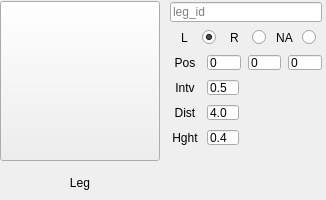
            <widget class="QWidget" name="legWidget" native="true">
             <property name="minimumSize">
              <size>
               <width>0</width>
               <height>200</height>
              </size>
             </property>
             <property name="maximumSize">
              <size>
               <width>16777215</width>
               <height>200</height>
              </size>
             </property>
             <layout class="QHBoxLayout" name="horizontalLayout_21">
              <property name="leftMargin">
               <number>0</number>
              </property>
              <property name="topMargin">
               <number>0</number>
              </property>
              <property name="rightMargin">
               <number>0</number>
              </property>
              <property name="bottomMargin">
               <number>0</number>
              </property>
              <item>
               <widget class="QWidget" name="legLeft" native="true">
                <property name="minimumSize">
                 <size>
                  <width>160</width>
                  <height>0</height>
                 </size>
                </property>
                <layout class="QVBoxLayout" name="verticalLayout_20">
                 <property name="leftMargin">
                  <number>0</number>
                 </property>
                 <property name="topMargin">
                  <number>0</number>
                 </property>
                 <property name="rightMargin">
                  <number>0</number>
                 </property>
                 <property name="bottomMargin">
                  <number>0</number>
                 </property>
                 <item>
                  <widget class="QPushButton" name="legThumb">
                   <property name="minimumSize">
                    <size>
                     <width>0</width>
                     <height>160</height>
                    </size>
                   </property>
                   <property name="text">
                    <string/>
                   </property>
                   <property name="icon">
                    <iconset>
                     <normaloff>leg.png</normaloff>leg.png</iconset>
                   </property>
                   <property name="iconSize">
                    <size>
                     <width>145</width>
                     <height>145</height>
                    </size>
                   </property>
                  </widget>
                 </item>
                 <item>
                  <widget class="QLabel" name="legLbl">
                   <property name="maximumSize">
                    <size>
                     <width>16777215</width>
                     <height>30</height>
                    </size>
                   </property>
                   <property name="text">
                    <string>Leg</string>
                   </property>
                   <property name="alignment">
                    <set>Qt::AlignCenter</set>
                   </property>
                  </widget>
                 </item>
                </layout>
               </widget>
              </item>
              <item>
               <widget class="QWidget" name="legRight" native="true">
                <property name="maximumSize">
                 <size>
                  <width>160</width>
                  <height>16777215</height>
                 </size>
                </property>
                <layout class="QVBoxLayout" name="verticalLayout_19">
                 <property name="spacing">
                  <number>0</number>
                 </property>
                 <property name="leftMargin">
                  <number>0</number>
                 </property>
                 <property name="topMargin">
                  <number>0</number>
                 </property>
                 <property name="rightMargin">
                  <number>0</number>
                 </property>
                 <property name="bottomMargin">
                  <number>0</number>
                 </property>
                 <item>
                  <widget class="QWidget" name="legID" native="true">
                   <property name="minimumSize">
                    <size>
                     <width>0</width>
                     <height>25</height>
                    </size>
                   </property>
                   <property name="maximumSize">
                    <size>
                     <width>16777215</width>
                     <height>30</height>
                    </size>
                   </property>
                   <layout class="QHBoxLayout" name="horizontalLayout_46">
                    <property name="spacing">
                     <number>1</number>
                    </property>
                    <property name="leftMargin">
                     <number>4</number>
                    </property>
                    <property name="topMargin">
                     <number>2</number>
                    </property>
                    <property name="rightMargin">
                     <number>4</number>
                    </property>
                    <property name="bottomMargin">
                     <number>2</number>
                    </property>
                    <item>
                     <widget class="QLineEdit" name="legIDEdit">
                      <property name="maximumSize">
                       <size>
                        <width>16777215</width>
                        <height>20</height>
                       </size>
                      </property>
                      <property name="placeholderText">
                       <string>leg_id</string>
                      </property>
                     </widget>
                    </item>
                   </layout>
                  </widget>
                 </item>
                 <item>
                  <widget class="QWidget" name="legSide" native="true">
                   <property name="minimumSize">
                    <size>
                     <width>0</width>
                     <height>25</height>
                    </size>
                   </property>
                   <property name="maximumSize">
                    <size>
                     <width>16777215</width>
                     <height>30</height>
                    </size>
                   </property>
                   <layout class="QHBoxLayout" name="horizontalLayout_47">
                    <property name="spacing">
                     <number>1</number>
                    </property>
                    <property name="leftMargin">
                     <number>2</number>
                    </property>
                    <property name="topMargin">
                     <number>4</number>
                    </property>
                    <property name="rightMargin">
                     <number>2</number>
                    </property>
                    <property name="bottomMargin">
                     <number>4</number>
                    </property>
                    <item>
                     <widget class="QLabel" name="legL">
                      <property name="minimumSize">
                       <size>
                        <width>20</width>
                        <height>0</height>
                       </size>
                      </property>
                      <property name="maximumSize">
                       <size>
                        <width>25</width>
                        <height>20</height>
                       </size>
                      </property>
                      <property name="layoutDirection">
                       <enum>Qt::LeftToRight</enum>
                      </property>
                      <property name="text">
                       <string>L</string>
                      </property>
                      <property name="alignment">
                       <set>Qt::AlignCenter</set>
                      </property>
                     </widget>
                    </item>
                    <item>
                     <widget class="QRadioButton" name="legLBtn">
                      <property name="minimumSize">
                       <size>
                        <width>15</width>
                        <height>0</height>
                       </size>
                      </property>
                      <property name="maximumSize">
                       <size>
                        <width>15</width>
                        <height>16777215</height>
                       </size>
                      </property>
                      <property name="text">
                       <string/>
                      </property>
                      <property name="checked">
                       <bool>true</bool>
                      </property>
                     </widget>
                    </item>
                    <item>
                     <widget class="QLabel" name="legR">
                      <property name="minimumSize">
                       <size>
                        <width>20</width>
                        <height>0</height>
                       </size>
                      </property>
                      <property name="maximumSize">
                       <size>
                        <width>25</width>
                        <height>20</height>
                       </size>
                      </property>
                      <property name="text">
                       <string>R</string>
                      </property>
                      <property name="alignment">
                       <set>Qt::AlignCenter</set>
                      </property>
                     </widget>
                    </item>
                    <item>
                     <widget class="QRadioButton" name="legRBtn">
                      <property name="minimumSize">
                       <size>
                        <width>15</width>
                        <height>0</height>
                       </size>
                      </property>
                      <property name="maximumSize">
                       <size>
                        <width>15</width>
                        <height>16777215</height>
                       </size>
                      </property>
                      <property name="text">
                       <string/>
                      </property>
                     </widget>
                    </item>
                    <item>
                     <widget class="QLabel" name="legNA">
                      <property name="minimumSize">
                       <size>
                        <width>20</width>
                        <height>0</height>
                       </size>
                      </property>
                      <property name="maximumSize">
                       <size>
                        <width>25</width>
                        <height>20</height>
                       </size>
                      </property>
                      <property name="text">
                       <string>NA</string>
                      </property>
                      <property name="alignment">
                       <set>Qt::AlignCenter</set>
                      </property>
                     </widget>
                    </item>
                    <item>
                     <widget class="QRadioButton" name="legNABtn">
                      <property name="minimumSize">
                       <size>
                        <width>15</width>
                        <height>0</height>
                       </size>
                      </property>
                      <property name="maximumSize">
                       <size>
                        <width>15</width>
                        <height>16777215</height>
                       </size>
                      </property>
                      <property name="text">
                       <string/>
                      </property>
                     </widget>
                    </item>
                   </layout>
                  </widget>
                 </item>
                 <item>
                  <widget class="QWidget" name="legPos" native="true">
                   <property name="minimumSize">
                    <size>
                     <width>0</width>
                     <height>25</height>
                    </size>
                   </property>
                   <property name="maximumSize">
                    <size>
                     <width>16777215</width>
                     <height>30</height>
                    </size>
                   </property>
                   <layout class="QHBoxLayout" name="horizontalLayout_48">
                    <property name="spacing">
                     <number>7</number>
                    </property>
                    <property name="leftMargin">
                     <number>4</number>
                    </property>
                    <property name="topMargin">
                     <number>2</number>
                    </property>
                    <property name="rightMargin">
                     <number>4</number>
                    </property>
                    <property name="bottomMargin">
                     <number>2</number>
                    </property>
                    <item>
                     <widget class="QLabel" name="legPosLbl">
                      <property name="minimumSize">
                       <size>
                        <width>30</width>
                        <height>0</height>
                       </size>
                      </property>
                      <property name="maximumSize">
                       <size>
                        <width>30</width>
                        <height>16777215</height>
                       </size>
                      </property>
                      <property name="text">
                       <string>Pos</string>
                      </property>
                      <property name="alignment">
                       <set>Qt::AlignCenter</set>
                      </property>
                     </widget>
                    </item>
                    <item>
                     <widget class="QLineEdit" name="legPosXEdit">
                      <property name="maximumSize">
                       <size>
                        <width>16777215</width>
                        <height>15</height>
                       </size>
                      </property>
                      <property name="text">
                       <string>0</string>
                      </property>
                     </widget>
                    </item>
                    <item>
                     <widget class="QLineEdit" name="legPosYEdit">
                      <property name="maximumSize">
                       <size>
                        <width>16777215</width>
                        <height>15</height>
                       </size>
                      </property>
                      <property name="text">
                       <string>0</string>
                      </property>
                     </widget>
                    </item>
                    <item>
                     <widget class="QLineEdit" name="legPosZEdit">
                      <property name="maximumSize">
                       <size>
                        <width>16777215</width>
                        <height>15</height>
                       </size>
                      </property>
                      <property name="text">
                       <string>0</string>
                      </property>
                     </widget>
                    </item>
                   </layout>
                  </widget>
                 </item>
                 <item>
                  <widget class="QWidget" name="legIntv" native="true">
                   <property name="minimumSize">
                    <size>
                     <width>0</width>
                     <height>25</height>
                    </size>
                   </property>
                   <property name="maximumSize">
                    <size>
                     <width>16777215</width>
                     <height>30</height>
                    </size>
                   </property>
                   <layout class="QHBoxLayout" name="horizontalLayout_49">
                    <property name="spacing">
                     <number>7</number>
                    </property>
                    <property name="leftMargin">
                     <number>4</number>
                    </property>
                    <property name="topMargin">
                     <number>2</number>
                    </property>
                    <property name="rightMargin">
                     <number>4</number>
                    </property>
                    <property name="bottomMargin">
                     <number>2</number>
                    </property>
                    <item>
                     <widget class="QLabel" name="legIntvLbl">
                      <property name="minimumSize">
                       <size>
                        <width>30</width>
                        <height>0</height>
                       </size>
                      </property>
                      <property name="maximumSize">
                       <size>
                        <width>30</width>
                        <height>16777215</height>
                       </size>
                      </property>
                      <property name="text">
                       <string>Intv</string>
                      </property>
                      <property name="alignment">
                       <set>Qt::AlignCenter</set>
                      </property>
                     </widget>
                    </item>
                    <item>
                     <widget class="QLineEdit" name="legIntvEdit">
                      <property name="maximumSize">
                       <size>
                        <width>32</width>
                        <height>15</height>
                       </size>
                      </property>
                      <property name="text">
                       <string>0.5</string>
                      </property>
                     </widget>
                    </item>
                    <item>
                     <spacer name="horizontalSpacer_13">
                      <property name="orientation">
                       <enum>Qt::Horizontal</enum>
                      </property>
                      <property name="sizeHint" stdset="0">
                       <size>
                        <width>68</width>
                        <height>20</height>
                       </size>
                      </property>
                     </spacer>
                    </item>
                   </layout>
                  </widget>
                 </item>
                 <item>
                  <widget class="QWidget" name="legDist" native="true">
                   <property name="minimumSize">
                    <size>
                     <width>0</width>
                     <height>25</height>
                    </size>
                   </property>
                   <property name="maximumSize">
                    <size>
                     <width>16777215</width>
                     <height>30</height>
                    </size>
                   </property>
                   <layout class="QHBoxLayout" name="horizontalLayout_50">
                    <property name="spacing">
                     <number>7</number>
                    </property>
                    <property name="leftMargin">
                     <number>4</number>
                    </property>
                    <property name="topMargin">
                     <number>2</number>
                    </property>
                    <property name="rightMargin">
                     <number>4</number>
                    </property>
                    <property name="bottomMargin">
                     <number>2</number>
                    </property>
                    <item>
                     <widget class="QLabel" name="legDistLbl">
                      <property name="minimumSize">
                       <size>
                        <width>30</width>
                        <height>0</height>
                       </size>
                      </property>
                      <property name="maximumSize">
                       <size>
                        <width>30</width>
                        <height>16777215</height>
                       </size>
                      </property>
                      <property name="text">
                       <string>Dist</string>
                      </property>
                      <property name="alignment">
                       <set>Qt::AlignCenter</set>
                      </property>
                     </widget>
                    </item>
                    <item>
                     <widget class="QLineEdit" name="legDistEdit">
                      <property name="maximumSize">
                       <size>
                        <width>32</width>
                        <height>15</height>
                       </size>
                      </property>
                      <property name="text">
                       <string>4.0</string>
                      </property>
                     </widget>
                    </item>
                    <item>
                     <spacer name="horizontalSpacer_14">
                      <property name="orientation">
                       <enum>Qt::Horizontal</enum>
                      </property>
                      <property name="sizeHint" stdset="0">
                       <size>
                        <width>40</width>
                        <height>20</height>
                       </size>
                      </property>
                     </spacer>
                    </item>
                   </layout>
                  </widget>
                 </item>
                 <item>
                  <widget class="QWidget" name="legHght" native="true">
                   <property name="minimumSize">
                    <size>
                     <width>0</width>
                     <height>25</height>
                    </size>
                   </property>
                   <property name="maximumSize">
                    <size>
                     <width>16777215</width>
                     <height>30</height>
                    </size>
                   </property>
                   <layout class="QHBoxLayout" name="horizontalLayout_51">
                    <property name="spacing">
                     <number>7</number>
                    </property>
                    <property name="leftMargin">
                     <number>4</number>
                    </property>
                    <property name="topMargin">
                     <number>2</number>
                    </property>
                    <property name="rightMargin">
                     <number>4</number>
                    </property>
                    <property name="bottomMargin">
                     <number>2</number>
                    </property>
                    <item>
                     <widget class="QLabel" name="legHghtLbl">
                      <property name="minimumSize">
                       <size>
                        <width>30</width>
                        <height>0</height>
                       </size>
                      </property>
                      <property name="maximumSize">
                       <size>
                        <width>30</width>
                        <height>16777215</height>
                       </size>
                      </property>
                      <property name="text">
                       <string>Hght</string>
                      </property>
                      <property name="alignment">
                       <set>Qt::AlignCenter</set>
                      </property>
                     </widget>
                    </item>
                    <item>
                     <widget class="QLineEdit" name="legHghtEdit">
                      <property name="maximumSize">
                       <size>
                        <width>32</width>
                        <height>15</height>
                       </size>
                      </property>
                      <property name="text">
                       <string>0.4</string>
                      </property>
                     </widget>
                    </item>
                    <item>
                     <spacer name="horizontalSpacer_15">
                      <property name="orientation">
                       <enum>Qt::Horizontal</enum>
                      </property>
                      <property name="sizeHint" stdset="0">
                       <size>
                        <width>66</width>
                        <height>20</height>
                       </size>
                      </property>
                     </spacer>
                    </item>
                   </layout>
                  </widget>
                 </item>
                 <item>
                  <spacer name="verticalSpacer_8">
                   <property name="orientation">
                    <enum>Qt::Vertical</enum>
                   </property>
                   <property name="sizeHint" stdset="0">
                    <size>
                     <width>20</width>
                     <height>34</height>
                    </size>
                   </property>
                  </spacer>
                 </item>
                </layout>
               </widget>
              </item>
             </layout>
            </widget>
